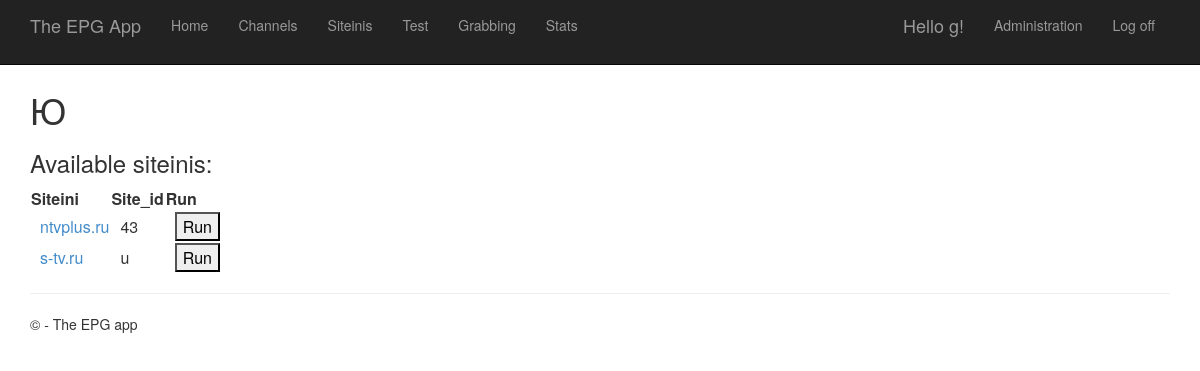
Screenshot of /channel/yu/grab/ (signed in) with the database file from the repository.
### epgapp/models.py (models this page shows, shortened)
class Channel(models.Model):
  enabled     = models.BooleanField(default=True)
  name        = models.CharField('Name of channel', max_length=32)
  xmltv_id    = models.CharField('Channel id in XMLTV', max_length=32)
  slug        = models.SlugField('Slug', max_length=32, unique=True, help_text='Name in URL')
  update      = models.CharField('Update type',default="i", max_length=1, choices=UPDATE_TYPES, blank=True)
  siteinis    = models.ManyToManyField(Siteini, through='Grabbers')
  include     = models.CharField(blank=True, max_length=256)
  exclude     = models.CharField(blank=True, max_length=256)
  period      = models.CharField(blank=True, max_length=16)
  created     = models.DateTimeField(auto_now_add=True)
  modified    = models.DateTimeField(auto_now=True)
  category    = models.ManyToManyField(Category, default="", blank=True)
  def get_siteinis(self):
    return len(self.siteinis.all())
  get_siteinis.short_description = 'Total siteinis'
  def get_timeshifts(self):
    return len(Timeshifts.objects.filter(parent=self))
  get_timeshifts.short_description = 'Timeshifts'
  class Meta:
    ordering = ['-name']
    verbose_name_plural = '       Channels'

class Grabbers(models.Model):
  channel  = models.ForeignKey(Channel, on_delete=models.CASCADE)
  siteini  = models.ForeignKey(Siteini, on_delete=models.CASCADE)
  site_id  = models.CharField(blank=True, max_length=32)
  enabled  = models.BooleanField(default=True)
  order    = models.IntegerField(default=1)
  class Meta:
    verbose_name = "Siteini grabber"
    verbose_name_plural = "Grabbers"

class Siteini(models.Model):
  import uuid
  name     = models.CharField('Name of siteini file', max_length=32)
  slug     = models.SlugField('Slug', unique=False, default="", help_text='How it appears in URL')
  enabled  = models.BooleanField(default=True)
  content  = models.TextField()
  created  = models.DateTimeField(auto_now_add=True)
  modified = models.DateTimeField(auto_now=True)
  def get_absolute_url(self):
    return reverse('siteini-detail', args=[str(self.slug)])
  class Meta:
    ordering = ['name']
    verbose_name_plural = '     Siteinis'

### epgapp/views.py (the view)
# urls.py: url(r'^channel/(?P<slug>.+)/grab/$', epgapp.views.grab, name='grab'),
@login_required
def grab(request, slug):
  channel = Channel.objects.get(slug=slug)
  siteinis = Grabbers.objects.filter(channel=channel)
  return render(
    request,
    'epgapp/grab.html',
    {
      'channel': channel,
      'siteinis': siteinis
    }
  )

### epgapp/templates/epgapp/grab.html
{% extends "layout.html" %}
{% block content %}
<h1>{{channel.name}}</h1>
<h3>Available siteinis:</h3>
<table>
    <thead><tr><th>Siteini</th><th>Site_id</th><th>Run</th></tr></thead>
{% for siteini in siteinis %}
    <tr>
        <td><a href="{{ siteini.siteini.get_absolute_url }}">{{ siteini.siteini.name }}</a> </td>
        <td>{{siteini.site_id}}</td>
        <td><input class="startTest" type="submit" value="Run" /></td>
    </tr>
{% empty %}
    <tr><td>No channels yet.</td></tr>
{% endfor %}
</table>
{% endblock %}

### epgapp/templates/registration/loginpartial.html (shortened to what this page needs)
{% if user.is_authenticated %}
<form id="logoutForm" action="/logout" method="post" class="navbar-right">
    <ul class="nav navbar-nav navbar-right">
        <li><span class="navbar-brand">Hello {{ user.username }}!</span></li>
        <li><a href="{% url 'admin:index' %}">Administration</a></li>
        <li><a href="javascript:document.getElementById('logoutForm').submit()">Log off</a></li>
    </ul>
</form>
{% else %}
<ul class="nav navbar-nav navbar-right">
    <li><a href="{% url 'login' %}">Log in</a></li>
</ul>
{% endif %}

### epgapp/static/content/site.css (style rules this page uses)
body { padding-top: 50px; padding-bottom: 20px; }
input, select, textarea { max-width: 280px; }
td { padding-left: 10px; }

### rows the page displays
Channel: name "Ю"
Grabbers: siteini.name "ntvplus.ru", site_id "43"
Grabbers: siteini.name "s-tv.ru", site_id "u"

### other values shown
{{ user.username }} "g"
